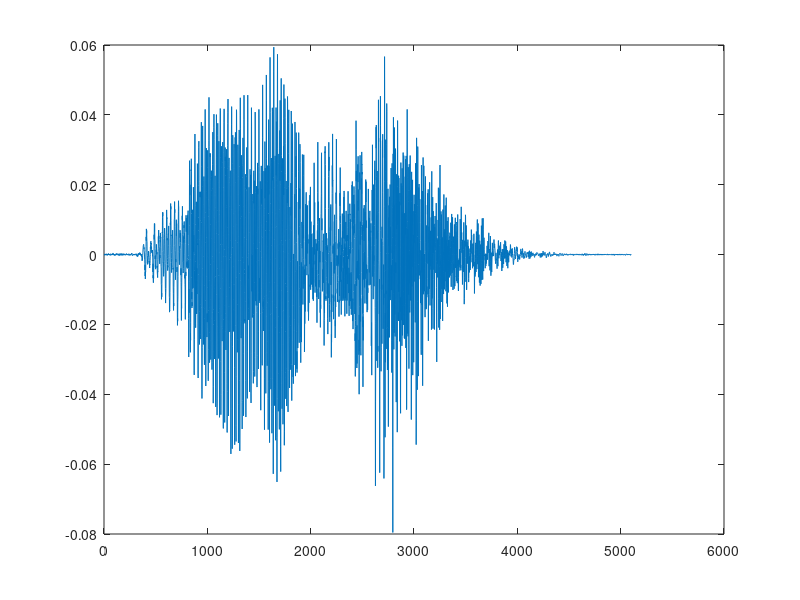
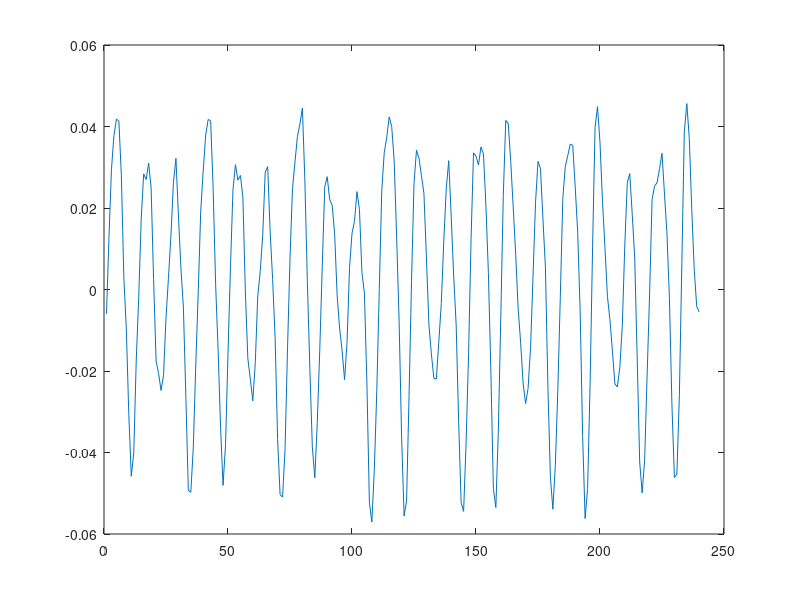
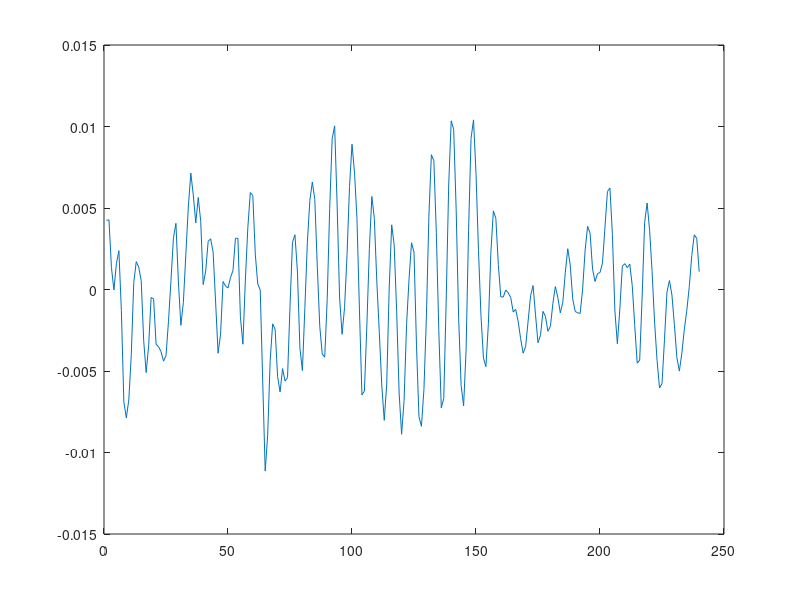
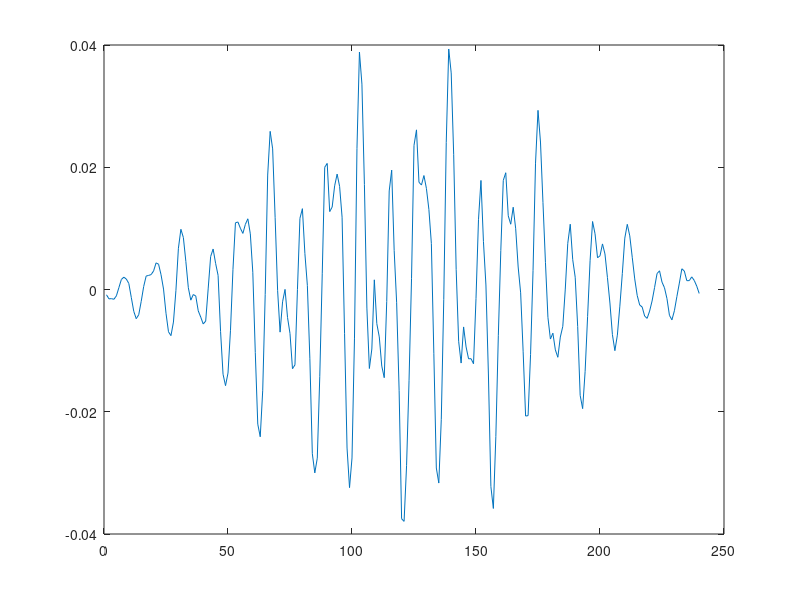

Write the MATLAB code that produced these figures, in order. (Note: this script raises an error after producing the figures.)
clc, clear all, close all

load nombre01.mat

figure, plot(senal);

tiempoTrama = 0.03;
tiempodespl = 0.01;

lontrama =round(tiempoTrama * Fs);
desplazamiento = round(tiempodespl * Fs);

tramas = buffer(senal,lontrama, lontrama-desplazamiento, "nodelay");

% Viendo la señal tiene pinta que en esta trama hay vocal al tener mayor
% amplitud
figure, plot(tramas(:, 15));

figure, plot(tramas(:, 45));

segmento = tramas(:,18);

segmento = hamming(length(segmento)) .* segmento;

segmento2 = tramas(:, 50);
segmento2 = hamming(length(segmento2)) .* segmento2;

figure, plot(segmento);

%% Pitch

rcepstrum = real(ifft(log(abs(fft(segmento)))));

figure, plot(rcepstrum);

rcepstrum = rcepstrum(1:round(length(rcepstrum)/2));
[picos,maximos] = findpeaks(rcepstrum);
[~,ind] = sort(picos);
T = (maximos(ind(end-1))-1)/Fs;
pitch = 1/T

if pitch < 196
    disp("es hombre");
else
    disp("es mujer");
end

disp("vocal 1")
[f1,f2] = formantes(segmento, Fs);

disp("vocal2")
[f1,f2] = formantes(segmento2, Fs);


%% Formantes
function [f1,f2] = formantes(segmento, Fs)

tf = fft(segmento);

numpuntos = round(length(segmento)/2);
orden = 10;
tf = tf(1:numpuntos);

lpcoefs = lpc(segmento,orden);

senalest = filter([0 -lpcoefs(2:end)],1,[segmento; zeros(orden,1)]);
error = [segmento; zeros(orden,1)] -senalest;
G = sqrt(sum(error.^2));
H = freqz(G, lpcoefs, numpuntos);

frecuencias = linspace(1, Fs, length(segmento)+1);
frecuencias = frecuencias(1:end-1);
frecuencias = frecuencias(1:numpuntos);

[~,ind] = findpeaks(abs(H));

f1 = frecuencias(ind(1))
f2 = frecuencias(ind(2))

figure,plot(frecuencias, 20*log10(abs(H) + eps), 'r'); hold on
plot(frecuencias, 20*log10(abs(tf) + eps), 'b');hold off;

end




